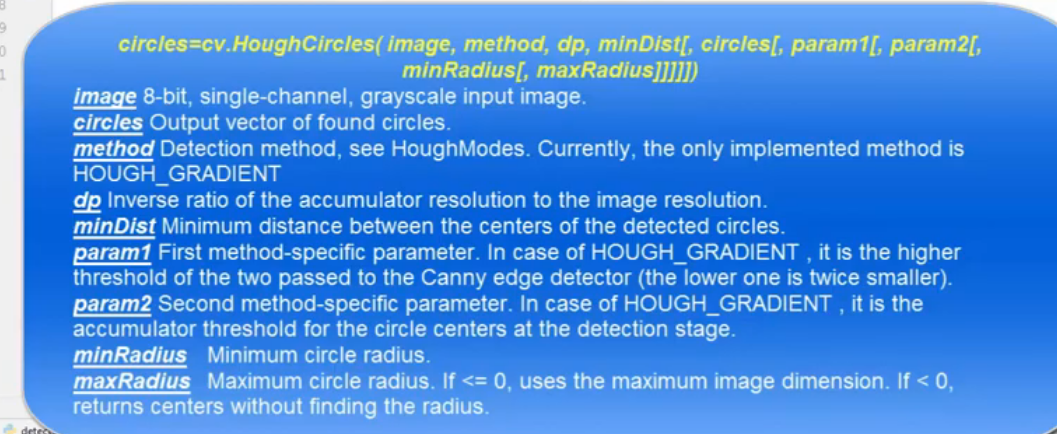
#> input picture HoughCircles parameter.png, 1057 x 434 px, given in place of the camera
$ python 'Rectangle Extraction.py'
#> lines starting #> are read from the running program, lines starting #| are printed output that depends on the picture
#https://www.youtube.com/watch?v=gbL3XKOiBvw


import numpy as np
import cv2 as cv
import matplotlib.pyplot as plt

vid=cv.VideoCapture(0)

while 1:
    frame=vid.read()[1]
#> frame is the input picture: shape (434, 1057, 3); mean B, G, R 225.9, 140.7, 71.1
    Frame=frame.copy()


    scale=0.5
    #img=cv.resize(img,(int(img.shape[1]*scale),int(img.shape[0]*scale)),cv.INTER_AREA)

    gray=cv.cvtColor(frame,cv.COLOR_BGR2GRAY)
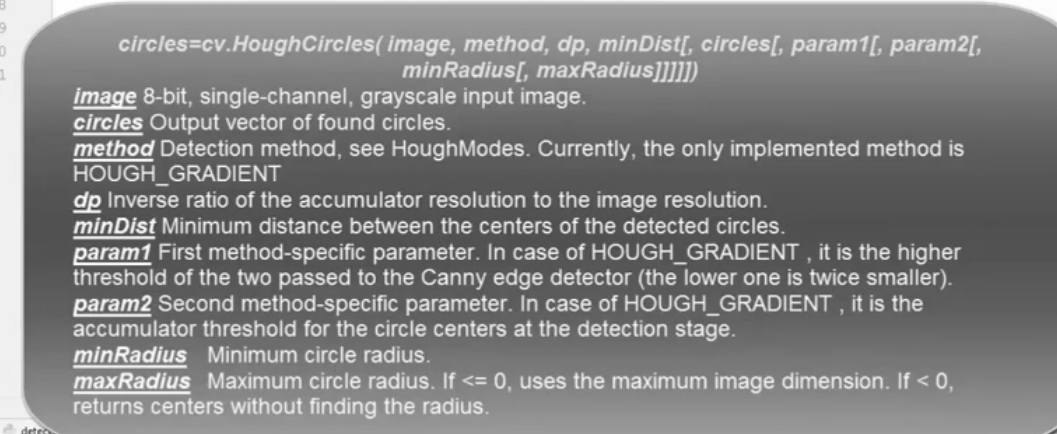
#> gray: shape (434, 1057); min 58, max 255, mean 129.6
    edges=cv.Canny(gray,200,700,apertureSize=5)
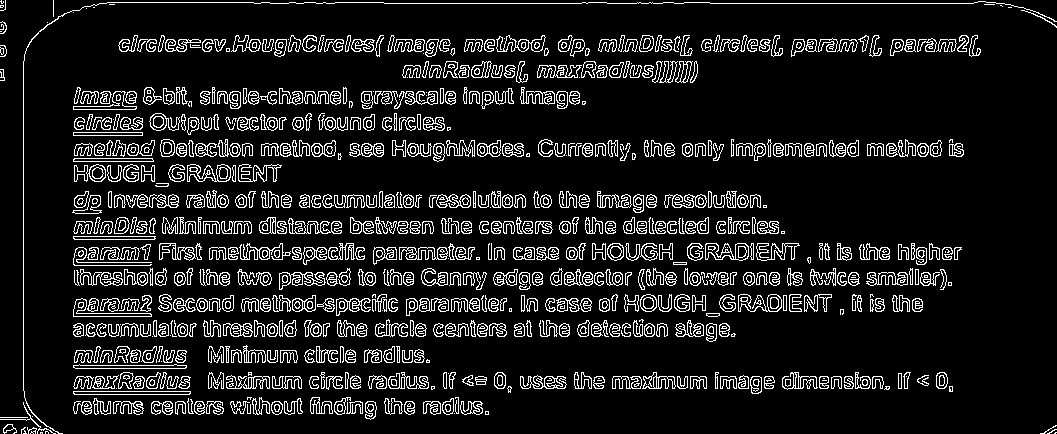
#> edges: shape (434, 1057); 11.1% white in thin lines or dots

    # 40,200,3
    # 50,250,3
    # 200, 500, 3
    # the bigger the apertureSize(can only be 3/5/7), the more details it remain in the Canny image


    lines=cv.HoughLines(edges,1,np.pi/180,170)
#> lines = 541 rows, first 8: [3, 1.57], [388, 1.57], [39, 1.57], [259, 1.57], [376, 1.57], [272, 1.57], [247, 1.57], [233, 1.57]
    # the bigger the threshold value, the stricter it choose lines

    #print(lines)

    if lines is None:
        a=1
    else:


        yup=[]
        ydown=[]
        xleft=[]
        xright=[]

        for line in lines:
            rho,theta=line[0]
            a=np.cos(theta)
            b=np.sin(theta)
            x0=a*rho
            y0=b*rho

            x1=int(x0+1000*(-b))

            y1=int(y0+1000*(a))

            x2=int(x0-1000*(-b))

            y2=int(y0-1000*(a))

            cv.line(frame,(x1,y1),(x2,y2),(0,0,255),2)
            #(x1,y1) and (x2,y2) are two points that the lines connected

            cv.circle(frame,(x0,y0),20,(255,0,0),-1)


            print((x0,y0))

            if x0<10 and y0<(frame.shape[0]/2):
                yup.append(y0)
            elif x0<10 and y0>(frame.shape[0]/2):
                ydown.append(y0)
            elif y0<10 and x0<(frame.shape[1]/2):
                xleft.append(x0)
            elif y0<10 and x0>(frame.shape[1]/2):
                xright.append(x0)
            else:
                yup=yup
#> this loop made 541 passes
#> (rho, theta, a, b, x0, y0, x1, y1) on passes 1 to 3: (3, 1.57, -4.37e-08, 1, -1.31e-07, 3, -1000, 2), (388, 1.57, -4.37e-08, 1, -1.7e-05, 388, -1000, 387), (39, 1.57, -4.37e-08, 1, -1.7e-06, 39, -1000, 38)
#| (-1.3113416e-07, 3.0)
#| (-1.6960019e-05, 388.0)
#| (-1.7047441e-06, 39.0)
#| (-1.132125e-05, 259.0)
#| (-1.6435482e-05, 376.0)
#| (-1.1889498e-05, 272.0)
#| (-1.0796713e-05, 247.0)
#| (-1.0184754e-05, 233.0)
#> (further printed lines are left out)
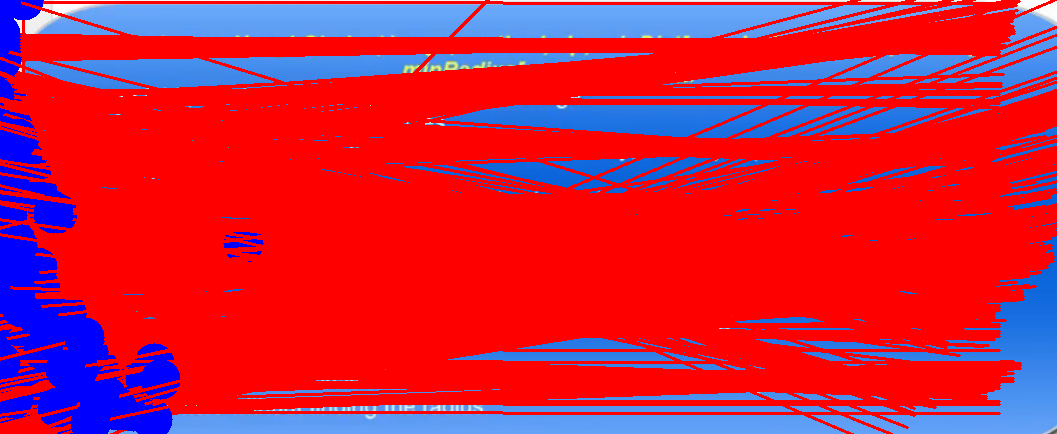
#> frame: shape (434, 1057, 3); mean B, G, R 67.6, 33.2, 200.4


        yup.sort()
        ydown.sort()
        xleft.sort()
        xright.sort()

        if len(yup)!=0 and len(ydown)!=0 and len(xleft)!=0 and len(xright)!=0:

            blank=np.zeros(frame.shape[:2],dtype='uint8')

            cv.rectangle(blank,(xleft[-1],yup[-1]),(xright[0],ydown[0]),(255,255,255),-1)

            masked=cv.bitwise_and(Frame,Frame,mask=blank)

            cv.imshow('Masked',masked)


    cv.imshow('lines',frame)
    #cv.imshow('Canny',edges)
    cv.waitKey(1)
